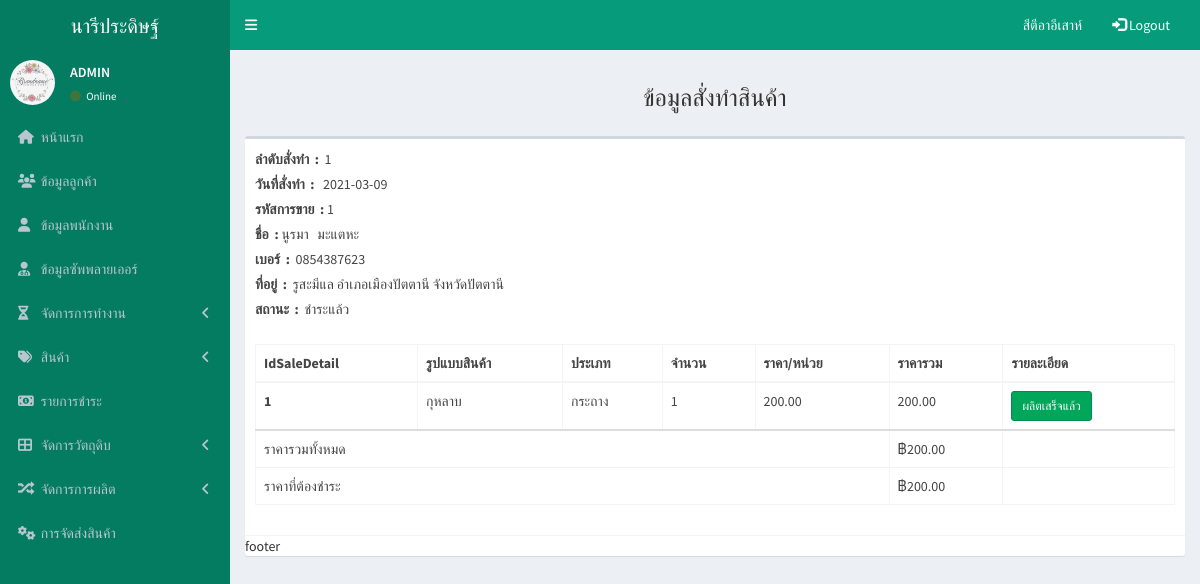
/pages/product/shop_show_cus.php?txtid=1 (signed in), run on the app's committed database.
### tables this page shows
CREATE TABLE `order_product` (
  `order_product_id` int(10) NOT NULL,
  `user_id` int(10) NOT NULL,
  `date_order` date DEFAULT current_timestamp(),
  `o_status` varchar(50) NOT NULL DEFAULT 'ยังไม่ชำระ'
);

CREATE TABLE `payment` (
  `payment_id` int(10) NOT NULL,
  `order_product_id` int(10) NOT NULL,
  `payment_date` date NOT NULL,
  `pay` int(10) NOT NULL,
  `status_pay` varchar(20) NOT NULL DEFAULT 'กำลังตรวจสอบ',
  `pay_image` varchar(30) NOT NULL
);

CREATE TABLE `order_details` (
  `order_details_id` int(10) NOT NULL,
  `product_id` int(10) NOT NULL,
  `order_product_id` int(10) NOT NULL,
  `order_amount` int(10) NOT NULL,
  `price` int(10) NOT NULL,
  `sum_price` int(10) NOT NULL,
  `deposit` int(10) NOT NULL,
  `date_order` varchar(50) NOT NULL,
  `status_sd` varchar(50) NOT NULL DEFAULT 'ยังไม่ผลิต'
);

CREATE TABLE `product` (
  `product_id` int(10) NOT NULL,
  `product_name` varchar(100) NOT NULL,
  `product_price` varchar(50) NOT NULL,
  `image` varchar(50) NOT NULL,
  `genre_product_id` int(11) NOT NULL
);

CREATE TABLE `genre_product` (
  `genre_product_id` int(10) NOT NULL,
  `genre_product_name` varchar(50) NOT NULL
);

### pages/product/shop_show_cus.php (the view, shortened to what this page needs)
<!DOCTYPE html>
<html>
<head>
    <link rel="stylesheet" href="../../bower_components/bootstrap/dist/css/bootstrap.min.css">
    <link rel="stylesheet" href="../../bower_components/font-awesome/css/font-awesome.min.css">
    <link rel="stylesheet" href="../../bower_components/Ionicons/css/ionicons.min.css">
    <link rel="stylesheet" href="../../dist/css/AdminLTE.min.css">
    <link rel="stylesheet" href="../../dist/css/skins/_all-skins.min.css">
</head>
<body class="hold-transition skin-blue sidebar-mini">
    <div class="wrapper">
        <header class="main-header">
            <a href="../admin/admin.php" class="logo">
                <span class="logo-lg">นารีประดิษฐ์</span>
            </a>
            <?php
            include('../bar/navbar.php');
            include('../bar/sidebar.php');
            ?>
            <?php
    include("db.php");
    $order_product_id = $_REQUEST['txtid'];
    $sql2    = "SELECT  order_product.order_product_id,
                        order_product.o_status,
                        order_product.date_order,
                        login.user_id,
                        login.name,
                        login.lastname,
                        login.tel,
                        login.address,
                        payment.status_pay
    FROM order_product
    INNER JOIN login ON login.user_id = order_product.user_id
    INNER JOIN payment ON payment.order_product_id = order_product.order_product_id
    WHERE  order_product.order_product_id = '$order_product_id' ";
    $query2 = $conn->query($sql2);
    $row2=mysqli_fetch_assoc($query2);
    $sql3 = "SELECT order_details.order_details_id,
                    order_details.order_amount,
                    order_details.price,
                    order_details.sum_price,
                    order_details.deposit,
                    genre_product.genre_product_id,
                    genre_product.genre_product_name,
                    order_details.status_sd,
                    product.product_name,
                    order_product.order_product_id,
                    payment.status_pay
            FROM    order_details
            INNER JOIN order_product ON order_details.order_product_id = order_product.order_product_id
            INNER JOIN payment ON payment.order_product_id = order_product.order_product_id
            INNER JOIN product ON order_details.product_id = product.product_id
            INNER JOIN genre_product ON genre_product.genre_product_id = product.genre_product_id
     WHERE order_product.order_product_id = '$order_product_id' ";
    $query3 = mysqli_query($conn,$sql3);
?>
            <div class="content-wrapper">
                <section class="content-header">
                    <center>
                        <h3>ข้อมูลสั่งทำสินค้า</h3>
                    </center>
                </section>
                <section class="content">
                    <div class="box">
                        <div class="box-header with-border">
                            <?php  date_default_timezone_set('Asia/Bangkok');
                            $date_order = date("Y-m-d");
                            ?>
                            <label for="queue">ลำดับสั่งทำ &nbsp;:&nbsp;&nbsp;</label><?php echo $row2['order_product_id']; ?><br>
                            <label for="date">วันที่สั่งทำ &nbsp;: &nbsp; </label> <?php echo  $date_order ; ?><br>
                            <label for="order_product_id">รหัสการขาย &nbsp;:&nbsp;</label><?php echo  $row2['order_product_id']; ?><br>
                            <label for="name">ชื่อ &nbsp;:&nbsp;</label><?php echo $row2['name']; ?> &nbsp;
                            <?php  echo $row2['lastname']; ?><br>
                            <label for="tel">เบอร์ &nbsp;:&nbsp;</label> <?php  echo $row2['tel']; ?><br>
                            <label for="tel">ที่อยู่ &nbsp;:&nbsp;</label> <?php  echo $row2['address']; ?><br>
                            <label for="date">สถานะ &nbsp;:&nbsp;</label> <?php  echo $row2['status_pay']; ?><br><br>
                            <table class="table table-bordered">
                                <thead>
                                    <tr>
                                        <th scope="col">IdSaleDetail</th>
                                        <th scope="col">รูปแบบสินค้า</th>
                                        <th scope="col">ประเภท</th>
                                        <th scope="col">จำนวน</th>
                                        <th scope="col">ราคา/หน่วย</th>
                                        <th scope="col">ราคารวม</th>
                                        <th scope="col">รายละเอียด</th>
                                    </tr>
                                </thead>
                                <tbody>
                                    <?php
                                            $total = 0;
                                            while($row=mysqli_fetch_array($query3,MYSQLI_ASSOC)) {
                                    ?>
                                    <tr>
                                        <th scope="row"><?php echo $row['order_details_id']; ?></th>
                                        <td><?php echo $row['product_name']; ?></td>
                                        <td><?php echo $row['genre_product_name']; ?></td>
                                        <td><?php echo $row['order_amount']; ?></td>
                                        <td><?php echo number_format($row['price'], 2); ?></td>
                                        <td><?php echo number_format($row['sum_price'] , 2); ?></td>
                                        <td>
                                            <?php if($row['status_sd']=="ยังไม่ผลิต"){ ?>
                                            <a href="../manufacture/manufacture_form2.php?txtid=<?php echo $row['order_details_id'];?>"
                                                class="btn btn-danger btn-sm"><i class=""></i>ยังไม่ผลิต</a>
                                            <?php }else { ?>
                                            <a class="btn btn-success btn-sm"><i class=""></i>ผลิตเสร็จแล้ว</a>
                                            <?php } ?>
                                        </td>
                                    </tr>
                                </tbody>
                                <?php
                                        $total = $total + ($row['price'] * $row['order_amount']);
                                    }
                                    ?>
                                <tr>
                                    <td colspan="5" aling="right">ราคารวมทั้งหมด</td>
                                    <td align="left">฿<?php echo number_format($total, 2); ?></td>
                                    <td></td>
                                </tr>
                                <tr>
                                        <td colspan="5" aling="right">ราคาที่ต้องชำระ</td>
                                        <td align="left">฿<?php echo number_format($total, 2); ?></td>
                                    <td></td>
                            </table>
                        </div>
                        footer
                    </div>
                </section>
            </div>
</body>
</html>

### data on the page
order_product: order_product_id "1", user.name "นูรมา", user.lastname "มะแตหะ", user.tel "0854387623", user.address "รูสะมีแล อำเภอเมืองปัตตานี จังหวัดปัตตานี", payment.status_pay "ชำระแล้ว"
order_details: order_details_id "1", product.product_name "กุหลาบ", genre_product.genre_product_name "กระถาง", order_amount "1", price "200.00", sum_price "200.00", status_sd "ผลิตเสร็จแล้ว"

### other printed values
$_SESSION["username"] "สีตีอาอีเสาห์"
$total "200.00"
